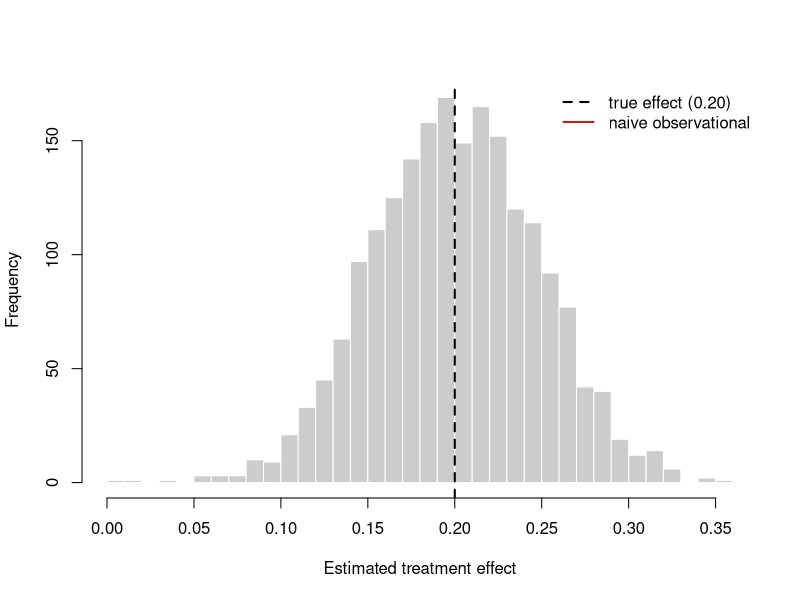
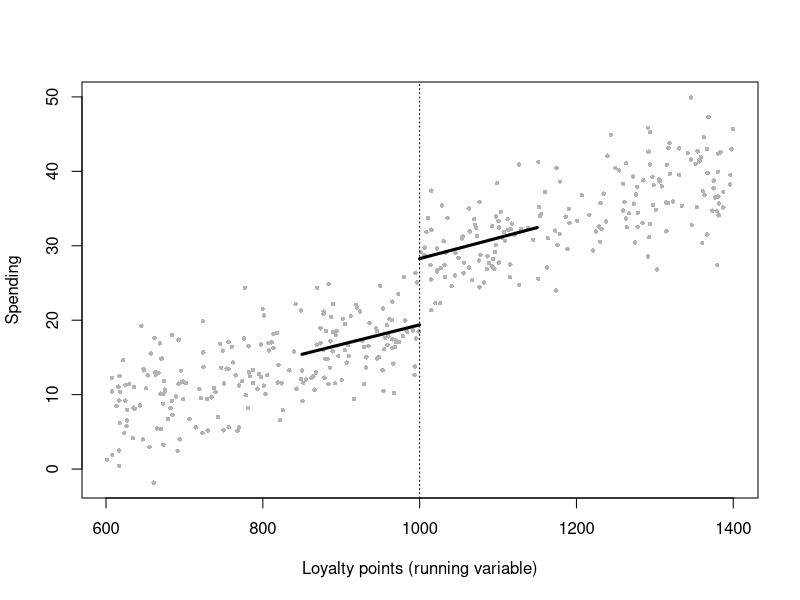
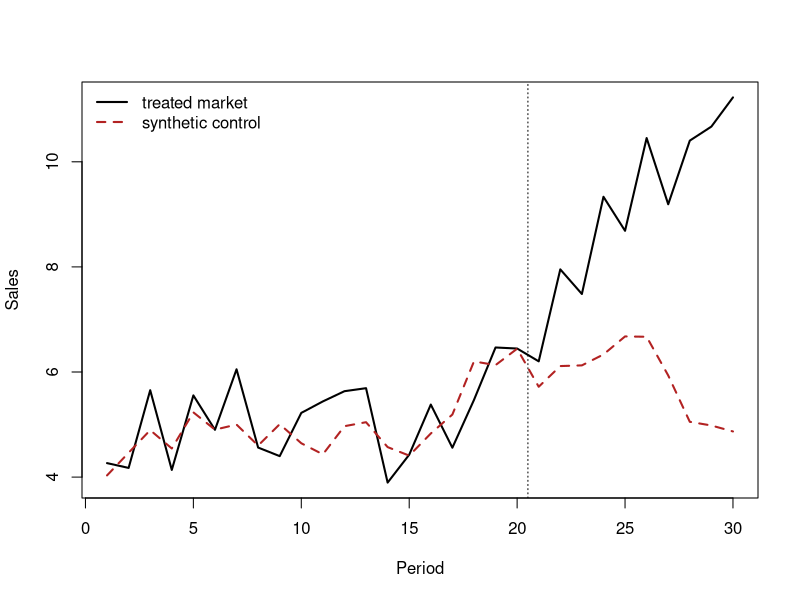
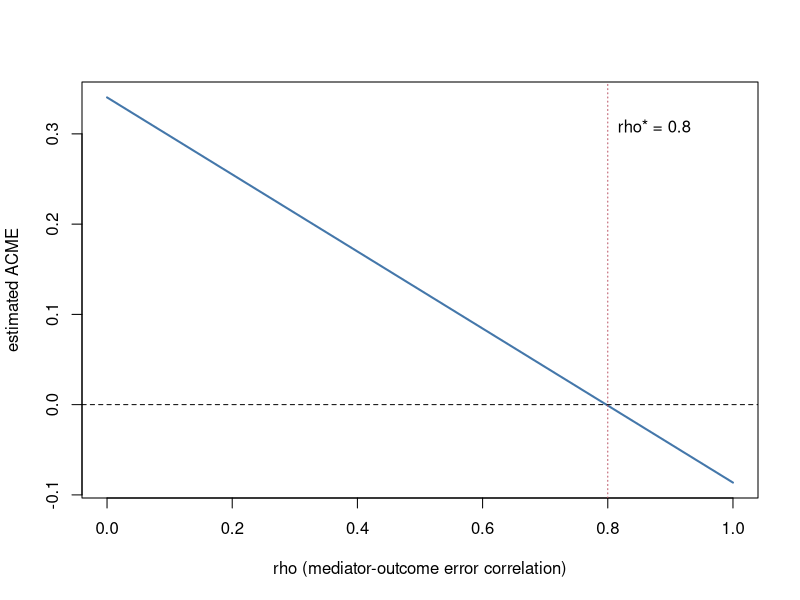

R code for these plots, in order:
## ---- chunk 1
#| echo: true
#| message: false
#| warning: false
#| label: fig-ab-power
#| fig-cap: "Sampling distribution of the difference-in-means estimator across 2,000 randomized experiments, each with 1,000 users per arm and a true lift of 0.20. The estimator is centered on the truth (dashed line); the naive observational estimator from the same data-generating process is biased upward."
set.seed(47)

# Data-generating process: a latent 'propensity' drives BOTH self-selection
# into treatment (observationally) AND the baseline outcome -> confounding.
make_population <- function(n, true_tau = 0.20) {
  propensity <- rnorm(n)                       # latent buying inclination
  Y0 <- 0.50 + 0.40 * propensity + rnorm(n)    # untreated potential outcome
  Y1 <- Y0 + true_tau                          # constant treatment effect
  data.frame(propensity, Y0, Y1)
}

# (1) OBSERVATIONAL: high-propensity users self-select into treatment.
n <- 4000
pop <- make_population(n)
D_obs <- as.integer(pop$propensity + rnorm(n) > 0)   # selection on propensity
Y_obs <- ifelse(D_obs == 1, pop$Y1, pop$Y0)
naive <- mean(Y_obs[D_obs == 1]) - mean(Y_obs[D_obs == 0])

# (2) RANDOMIZED: assignment independent of potential outcomes.
rct_estimate <- function(n_per_arm = 1000, true_tau = 0.20) {
  p <- make_population(2 * n_per_arm, true_tau)
  D <- rep(0:1, each = n_per_arm)
  D <- sample(D)                               # random assignment
  Y <- ifelse(D == 1, p$Y1, p$Y0)
  mean(Y[D == 1]) - mean(Y[D == 0])
}
rct_draws <- replicate(2000, rct_estimate())

cat(sprintf("True effect (ATE):              %.3f\n", 0.20))
cat(sprintf("Naive observational estimate:   %.3f  (biased)\n", naive))
cat(sprintf("Mean of randomized estimates:   %.3f  (unbiased)\n", mean(rct_draws)))

hist(rct_draws, breaks = 40, col = "grey80", border = "white",
     main = "", xlab = "Estimated treatment effect")
abline(v = 0.20, lwd = 2, lty = 2)
abline(v = naive, lwd = 2, col = "firebrick")
legend("topright", bty = "n",
       legend = c("true effect (0.20)", "naive observational"),
       lwd = 2, lty = c(2, 1), col = c("black", "firebrick"))
## ---- chunk 2
#| echo: true
#| message: false
#| warning: false
set.seed(47)

# Panel: 60 markets x 12 months. Treatment (a price cut) hits half the markets
# in month 7. The control group is constructed to satisfy parallel trends.
n_markets <- 60; n_months <- 12; treat_month <- 7; true_att <- 1.5
markets <- 1:n_markets
treated <- markets %in% sample(markets, n_markets / 2)

panel <- expand.grid(market = markets, month = 1:n_months)
panel$treated <- treated[panel$market]
market_fe <- rnorm(n_markets, 10, 2)[panel$market]   # level differences (ok)
time_fe   <- 0.20 * panel$month                       # common trend (ok)
post      <- panel$month >= treat_month
panel$D   <- as.integer(panel$treated & post)
panel$sales <- market_fe + time_fe + true_att * panel$D +
               rnorm(nrow(panel), 0, 0.8)

# DiD via two-way fixed effects (unit + time dummies).
fit <- lm(sales ~ factor(market) + factor(month) + D, data = panel)
att_hat <- coef(fit)["D"]
ci <- confint(fit)["D", ]
cat(sprintf("True ATT:        %.3f\n", true_att))
cat(sprintf("DiD estimate:    %.3f  [%.3f, %.3f]\n", att_hat, ci[1], ci[2]))
## ---- chunk 3
#| echo: true
#| message: false
#| warning: false
set.seed(47)

# Demand estimation with price endogeneity. A demand shock 'xi' raises BOTH
# quantity and (through the firm's pricing) price -> OLS elasticity is biased
# toward zero. A cost shifter 'Z' instruments for price.
n <- 5000
xi   <- rnorm(n)                              # unobserved demand shock
Z    <- rnorm(n)                              # cost shifter (instrument)
price <- 2.0 - 0.8 * Z + 1.0 * xi + rnorm(n) # price rises with demand shock
true_elasticity <- -1.2
logq <- 5 + true_elasticity * price + 1.5 * xi + rnorm(n)  # xi enters demand

ols <- coef(lm(logq ~ price))["price"]

# 2SLS by hand: first stage, then second stage on fitted price.
first  <- lm(price ~ Z)
phat   <- fitted(first)
iv     <- coef(lm(logq ~ phat))["phat"]
F_stat <- summary(first)$fstatistic["value"]

cat(sprintf("True price elasticity:   %.3f\n", true_elasticity))
cat(sprintf("OLS (biased):            %.3f\n", ols))
cat(sprintf("2SLS (IV):               %.3f\n", iv))
cat(sprintf("First-stage F:           %.1f\n", F_stat))
## ---- chunk 4
#| echo: true
set.seed(2007)

# Startups differ in how their founding date responds to a recession-timed
# patent grant Z (the invitation). Type shares loosely follow the working
# paper's compliance decomposition; outcome levels are illustrative only.
n    <- 20000
type <- sample(c("always", "never", "complier"), n, replace = TRUE,
               prob = c(0.20, 0.54, 0.26))
Z    <- rbinom(n, 1, 0.3)                           # examiner speed x cycle
D    <- as.integer(type == "always" | (type == "complier" & Z == 1))

# Baseline 7-year survival differs by type (selection), and so does the
# recession effect (heterogeneity). Always-takers are weaker founders.
base   <- c(always = 0.35, never = 0.60, complier = 0.50)[type]
effect <- c(always = 0.05, never = 0.00, complier = 0.30)[type]
Y      <- rbinom(n, 1, pmin(base + effect * D, 1))

ols   <- coef(lm(Y ~ D))["D"]
itt   <- coef(lm(Y ~ Z))["Z"]                       # reduced form
first <- coef(lm(D ~ Z))["Z"]                       # complier share
late  <- itt / first                                # Wald ratio

cat(sprintf("Naive OLS (born in recession vs not): %6.3f\n", ols))
cat(sprintf("ITT (invited vs not):                 %6.3f\n", itt))
cat(sprintf("First stage (complier share):         %6.3f\n", first))
cat(sprintf("LATE = ITT / first stage:             %6.3f\n", late))
cat(sprintf("True effect on compliers:             %6.3f\n", 0.30))
## ---- chunk 5
#| echo: true
#| message: false
#| warning: false
#| label: fig-rd
#| fig-cap: "A sharp regression-discontinuity design. Treatment (a loyalty-tier upgrade) switches on at the cutoff of 1,000 points. Local linear fits on each side identify the jump in spending at the threshold; points are a 10% sample for legibility."
set.seed(47)

# Running variable: loyalty points. Treatment at >= 1000. Smooth baseline
# relationship between points and spending PLUS a true jump of 8 at the cutoff.
n <- 4000; cutoff <- 1000; true_jump <- 8
points  <- runif(n, 600, 1400)
D       <- as.integer(points >= cutoff)
spend   <- 20 + 0.03 * (points - cutoff) + true_jump * D + rnorm(n, 0, 4)

# Local linear RD within a bandwidth, separate slopes each side.
h <- 150
inb <- abs(points - cutoff) <= h
rd_fit <- lm(spend ~ D + I(points - cutoff) + D:I(points - cutoff),
             data = data.frame(spend, D, points), subset = inb)
jump_hat <- coef(rd_fit)["D"]
cat(sprintf("True jump at cutoff: %.3f\n", true_jump))
cat(sprintf("RD estimate:         %.3f\n", jump_hat))

s <- sample(n, 400)
plot(points[s], spend[s], pch = 16, col = "grey70", cex = 0.6,
     xlab = "Loyalty points (running variable)", ylab = "Spending")
abline(v = cutoff, lty = 3)
gl <- seq(cutoff - h, cutoff, length.out = 50)
gr <- seq(cutoff, cutoff + h, length.out = 50)
predl <- predict(rd_fit, data.frame(D = 0, points = gl))
predr <- predict(rd_fit, data.frame(D = 1, points = gr))
lines(gl, predl, lwd = 3); lines(gr, predr, lwd = 3)
## ---- chunk 6
#| echo: true
set.seed(2011)

# Loan size in UF around the 1,000-UF cutoff; treatment applies BELOW it.
# Baseline delinquency ~0.34 with a smooth slope, plus a pre-existing jump
# of +0.03 just below 1,000 (e.g., bank practice at round amounts).
n_per  <- 30000; cutoff <- 1000; h <- 80
eff_D  <- -0.137; eff_S <- 0; pre_jump <- 0.03

sim_period <- function(period) {
  x     <- runif(n_per, 700, 1300)
  below <- as.integer(x < cutoff)
  D <- switch(period, pre = 0 * below, y2011 = below, post = rep(1L, n_per))
  S <- switch(period, pre = 0 * below, y2011 = below, post = below)
  p <- 0.34 + 0.0001 * (x - cutoff) + pre_jump * below + eff_D * D + eff_S * S
  data.frame(period, x, below, y = rbinom(n_per, 1, pmin(pmax(p, 0), 1)))
}

rd_jump <- function(d) {                  # local linear, separate slopes
  d <- d[abs(d$x - cutoff) <= h, ]
  coef(lm(y ~ below * I(x - cutoff), data = d))["below"]
}

periods <- c(pre = "pre", y2011 = "y2011", post = "post")
jumps   <- sapply(periods, function(p) unname(rd_jump(sim_period(p))))
bundle <- jumps["y2011"] - jumps["pre"]   # standardization + disclosure
stand  <- jumps["post"]  - jumps["pre"]   # standardization alone
disc   <- bundle - stand                  # disclosure alone

cat(sprintf("Naive 2011 RD (bundle + pre-jump): %6.3f\n", jumps["y2011"]))
cat(sprintf("Bundle, diff-in-disc:              %6.3f  (true %6.3f)\n", bundle, eff_D + eff_S))
cat(sprintf("Standardization alone:             %6.3f  (true %6.3f)\n", stand, eff_S))
cat(sprintf("Disclosure alone:                  %6.3f  (true %6.3f)\n", disc, eff_D))
## ---- chunk 7
#| echo: true
#| message: false
#| warning: false
set.seed(4707)

# --- A feed snapshot, reduced to the contest for the top slot ----------------
# Each period, two posts compete for position 1. Latent "commentability" q
# drives upvotes, so the better post tends to win the slot AND to draw comments
# anyway: the selection problem that makes a naive rank comparison misleading.
n_per <- 20000
q1  <- rnorm(n_per); q2 <- rnorm(n_per)
votes <- function(q) round(10^(2.6 + 0.35 * q + rnorm(length(q), 0, 0.35)))
v1 <- votes(q1); v2 <- votes(q2)
age1 <- runif(n_per, 1, 14) * 3600; age2 <- runif(n_per, 1, 14) * 3600

# Reddit's (pre-2017) "hot" score: log10 votes minus age / 45,000 seconds
hot <- function(v, a) sign(v) * log10(pmax(abs(v), 1)) - a / 45000
D   <- as.integer(hot(v1, age1) > hot(v2, age2))   # post 1 ranked first?

# Comments in the next window: the true effect of the top slot is tau
tau  <- 0.40                                      # log points, about +49%
cred <- plogis(0.8 * q1 + rnorm(n_per))           # publisher credibility, pre-treatment
y1   <- rpois(n_per, exp(1.2 + 0.6 * q1 + tau * D))

# The researcher sees vote counts with display noise, so the running variable
# is measured with error near zero; a 0.05 donut removes the misclassified band.
v1_obs <- round(v1 * exp(rnorm(n_per, 0, 0.03)))
v2_obs <- round(v2 * exp(rnorm(n_per, 0, 0.03)))
ds <- hot(v1_obs, age1) - hot(v2_obs, age2)

# --- (1) Naive: compare outcomes of the top-ranked and second-ranked post ------
naive <- coef(glm(y1 ~ D, family = quasipoisson))["D"]

# --- (2) Local RD: quasi-Poisson, linear in the running variable each side -----
rd <- function(y, h = 0.5, donut = 0.05, cut = 0, fam = quasipoisson()) {
  x  <- ds - cut; dd <- as.integer(x > 0)
  ok <- abs(x) <= h & abs(x) >= donut
  unname(coef(glm(y ~ dd * x, family = fam, subset = ok))["dd"])
}
fs <- rd(D, fam = gaussian())                     # first stage: jump in P(top)

out <- c(true_tau          = tau,
         naive_rank_gap    = unname(naive),
         rd_estimate       = rd(y1),
         rd_no_donut       = rd(y1, donut = 0),
         rd_wide_bw        = rd(y1, h = 1.0),
         rd_narrow_bw      = rd(y1, h = 0.25),
         first_stage       = fs,
         first_stage_no_donut = rd(D, donut = 0, fam = gaussian()),
         balance_cred      = rd(cred, fam = gaussian()),
         balance_latent_q  = rd(q1,   fam = gaussian()),
         placebo_cut_0.6   = rd(y1, h = 0.4, cut = 0.6))
round(out, 3)
## ---- chunk 8
#| echo: true
#| message: false
#| warning: false
#| label: fig-scm
#| fig-cap: "Synthetic control for a single treated market. Donor weights are chosen to match the treated market's pre-intervention sales (vertical line at the launch period). The post-period gap between the treated market and its synthetic twin estimates the treatment effect."
set.seed(47)

# One treated market + 20 donors over 30 periods; a brand campaign starts at t=21
# and lifts the treated market's sales by a growing amount.
Tn <- 30; T0 <- 20; J <- 20; true_post_effect <- 6
common <- cumsum(rnorm(Tn, 0.2, 0.4))                 # shared latent trend
donors <- sapply(1:J, function(j)
  3 + runif(1, 0.5, 1.5) * common + rnorm(Tn, 0, 0.6))
# Treated market is a convex blend of three donors, pre-treatment.
truew <- numeric(J); truew[c(2, 5, 11)] <- c(0.5, 0.3, 0.2)
treated <- as.numeric(donors %*% truew) + rnorm(Tn, 0, 0.4)
treated[(T0 + 1):Tn] <- treated[(T0 + 1):Tn] +
  true_post_effect * seq_len(Tn - T0) / (Tn - T0)

# Solve for nonnegative weights summing to 1 on the PRE period via a simple
# projected optimization (quadratic loss, simplex constraint).
pre <- 1:T0
loss <- function(w) sum((treated[pre] - donors[pre, ] %*% w)^2)
ui <- rbind(diag(J), rep(-1, J)); ci <- c(rep(0, J), -1)  # w>=0, sum(w)<=1
w0 <- rep(0.9 / J, J)   # interior start: sum < 1, so constrOptim's strict-feasibility check passes
opt <- constrOptim(w0, loss, grad = NULL, ui = ui, ci = ci)
w <- opt$par / sum(opt$par)

synth <- as.numeric(donors %*% w)
gap_post <- mean(treated[(T0 + 1):Tn] - synth[(T0 + 1):Tn])
cat(sprintf("Mean post-period effect (truth ~%.2f): %.3f\n",
            true_post_effect / 2, gap_post))

plot(1:Tn, treated, type = "l", lwd = 2, xlab = "Period", ylab = "Sales",
     ylim = range(c(treated, synth)))
lines(1:Tn, synth, lwd = 2, lty = 2, col = "firebrick")
abline(v = T0 + 0.5, lty = 3)
legend("topleft", bty = "n", lwd = 2, lty = c(1, 2),
       col = c("black", "firebrick"),
       legend = c("treated market", "synthetic control"))
## ---- chunk 9
set.seed(47)

n <- 8000

# --- Structural parameters ---------------------------------------------------
a_true <- 0.40   # D -> M
b_true <- 0.50   # M -> Y
c_true <- 0.15   # D -> Y (direct)
gam_M  <- 0.60   # U -> M   (unobserved mediator-outcome confounder)
gam_Y  <- 0.70   # U -> Y

D <- rbinom(n, 1, 0.5)
U <- rnorm(n)                                  # never observed by the analyst
M <- a_true * D + gam_M * U + rnorm(n)
Y <- c_true * D + b_true * M + gam_Y * U + rnorm(n)

# --- Naive mediation: the Baron-Kenny product, ignoring U --------------------
a_hat <- unname(coef(lm(M ~ D))["D"])
b_hat <- unname(coef(lm(Y ~ D + M))["M"])

c(truth = a_true * b_true, naive = round(a_hat * b_hat, 3))
## ---- chunk 10
m_fit <- lm(M ~ D)
y_fit <- lm(Y ~ D + M)
s_m   <- summary(m_fit)$sigma
s_y   <- summary(y_fit)$sigma

# Under an assumed error correlation rho, the mediator slope loses the part of
# the M-Y association that rho already explains.
rho_grid <- seq(0, 1, by = 0.02)
acme_rho <- vapply(rho_grid, function(r) {
  b_adj <- unname(coef(y_fit)["M"]) - r * s_y / s_m
  a_hat * b_adj
}, numeric(1))

k        <- which.min(abs(acme_rho))
rho_star <- rho_grid[k]
c(rho_star = rho_star, acme_at_rho_star = round(acme_rho[k], 4))
## ---- chunk 11
#| label: fig-mediation-sensitivity
#| fig-cap: "Sensitivity of the estimated indirect effect to unmeasured mediator-outcome confounding. The correlation at which the estimate crosses zero is the number a reader should be given, in place of a robustness assertion."
plot(rho_grid, acme_rho, type = "l", lwd = 2, col = "#4477aa",
     xlab = "rho (mediator-outcome error correlation)",
     ylab = "estimated ACME")
abline(h = 0, lty = 2)
abline(v = rho_star, lty = 3, col = "#bb5566")
text(rho_star, max(acme_rho) * 0.9,
     labels = paste0("rho* = ", rho_star), pos = 4)
## ---- chunk 12
W  <- rbinom(n, 1, 0.5)                    # 1 = accurate reading available
# The D -> M path operates only when the biased signal is the clinician's input.
M2 <- a_true * D * (1 - W) + gam_M * U + rnorm(n)
Y2 <- c_true * D + b_true * M2 + gam_Y * U + rnorm(n)

indirect_by_regime <- vapply(c(0, 1), function(w) {
  idx <- W == w
  a_w <- coef(lm(M2[idx] ~ D[idx]))[2]
  b_w <- coef(lm(Y2[idx] ~ D[idx] + M2[idx]))[3]
  unname(a_w * b_w)
}, numeric(1))

names(indirect_by_regime) <- c("mechanism on (W=0)", "mechanism off (W=1)")
round(indirect_by_regime, 3)
## ---- chunk 13
#| label: tbl-causal-oster
#| tbl-cap: "Oster bounds for the social-proximity coefficient in Griffin, Kruger and Mahajan (2026), Table 4. Inputs: short regression (county fixed effects only) and controlled regression (plus demographics), unrounded from our replication."
b_short <- 1.0540091; r_short <- 0.6989463   # county FE only
b_ctrl  <- 0.9823109; r_ctrl  <- 0.7294715    # + demographic controls

rmax <- c(0.90, 1.3 * r_ctrl, 1.00)
shift <- (b_short - b_ctrl) * (rmax - r_ctrl) / (r_ctrl - r_short)

knitr::kable(
  data.frame(
    R_max = c("0.90 (paper)", sprintf("%.3f (Oster default)", 1.3 * r_ctrl), "1.00 (paper)"),
    beta_star = round(b_ctrl - shift, 3),
    delta_for_zero = round(b_ctrl / shift, 2)
  ),
  col.names = c("$R_{\\max}$", "$\\beta^*$ at $\\delta = 1$", "$\\delta$ that sets $\\beta^* = 0$")
)
## ---- chunk 14
#| echo: false
#| message: false
#| warning: false
#| label: tbl-designs
#| tbl-cap: "Causal designs compared: the estimand each targets, the assumption that does the identifying work, the diagnostic that probes it, and the failure that breaks it."
designs <- data.frame(
  Design = c("Randomized / A-B test", "Difference-in-differences",
             "Instrumental variables", "Regression discontinuity",
             "Boundary discontinuity",
             "Synthetic control"),
  Estimand = c("ATE", "ATT", "LATE (compliers)",
               "Local effect at cutoff", "Local effect at boundary",
               "ATT (one unit)"),
  `Key assumption` = c("Random assignment",
                       "Parallel trends",
                       "Exclusion + relevance",
                       "Continuity at cutoff",
                       "Only treatment changes at line",
                       "Donors match pre-trend"),
  Diagnostic = c("Balance / power checks",
                 "Pre-trend (event study)",
                 "First-stage F; over-ID",
                 "McCrary density; covariate jumps",
                 "Coincident-boundary audit",
                 "Pre-fit; placebo permutation"),
  `What breaks it` = c("Interference; peeking",
                       "Differential shocks; staggering",
                       "Weak / invalid instrument",
                       "Manipulation of running var.",
                       "Bundled policies; cross-line spillovers",
                       "Poor pre-fit; spillovers"),
  check.names = FALSE
)
knitr::kable(designs, align = "lllll")
